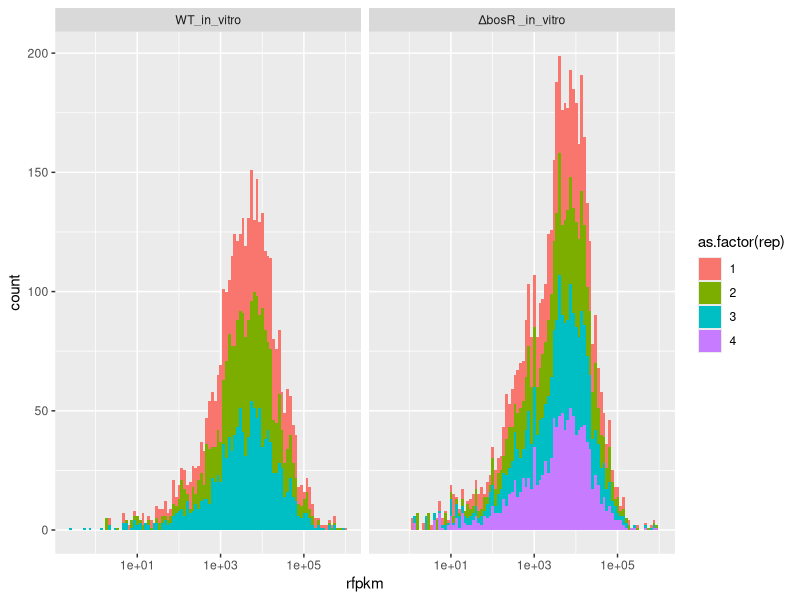

The R script that drew this image:
## ---- chunk 1
library(tidyverse)
library(readxl)
setwd("~/Dropbox/MonteCarlo")
## ---- chunk 2
x <- read_excel("Bb-transcriptomes/mmi70036-sup-0002-tables2.xlsx", sheet = 3)
colnames(x)

x.long <- x |>
    select(1, 8:14) |>
    pivot_longer(2:8, names_to = "treat", values_to = "rfpkm")  

x.long <- x.long |>
    mutate(rep = as.numeric(str_remove(treat, "^.*_")))

x.long <- x.long |>
    mutate(treat2 = str_remove(treat, "_\\d$"))

## ---- chunk 3
x.long |>
    ggplot(aes(rfpkm, fill = as.factor(rep))) +
    geom_histogram(bins = 100) +
    scale_x_log10() +
    facet_wrap(~treat2)
